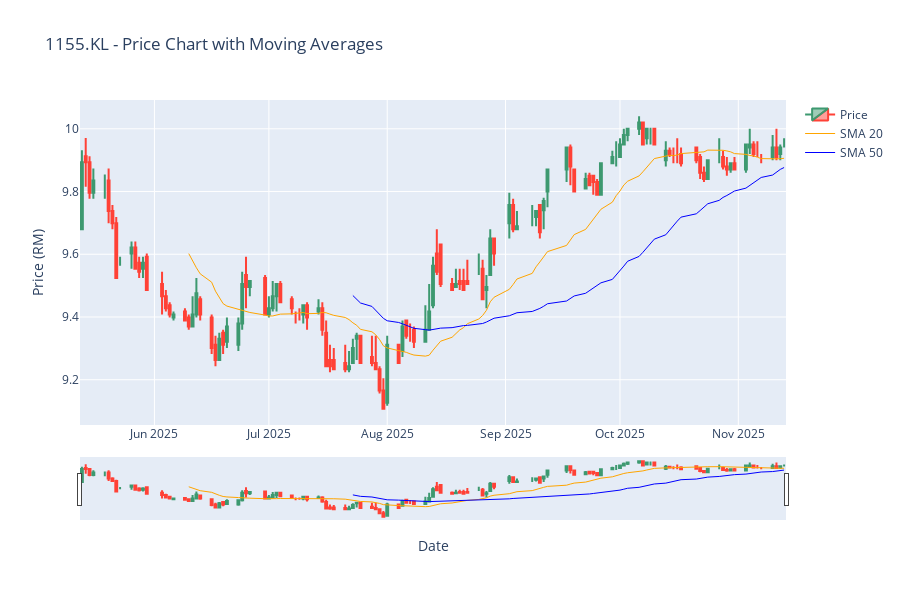

Notebook code cell kept with this figure:
### Markdown cell above
## 6. Price Trend Visualization

Visualizing stock prices helps identify trends, support/resistance levels, and patterns.

We'll create:
1. **Candlestick charts** - Show OHLC data
2. **Line charts with moving averages** - Identify trends
3. **Volume analysis** - Confirm price movements

### Code cell
# Fetch data with technical indicators for visualization
ticker = "1155.KL"  # Maybank
df_viz = get_stock_data(ticker, period="6mo")

if df_viz is not None:
    df_viz = add_technical_indicators(df_viz)
    
    # Create interactive candlestick chart with plotly
    fig = go.Figure()
    
    # Add candlestick
    fig.add_trace(go.Candlestick(
        x=df_viz.index,
        open=df_viz['Open'],
        high=df_viz['High'],
        low=df_viz['Low'],
        close=df_viz['Close'],
        name='Price'
    ))
    
    # Add moving averages
    fig.add_trace(go.Scatter(
        x=df_viz.index, y=df_viz['SMA_20'],
        name='SMA 20',
        line=dict(color='orange', width=1)
    ))
    
    fig.add_trace(go.Scatter(
        x=df_viz.index, y=df_viz['SMA_50'],
        name='SMA 50',
        line=dict(color='blue', width=1)
    ))
    
    fig.update_layout(
        title=f'{ticker} - Price Chart with Moving Averages',
        yaxis_title='Price (RM)',
        xaxis_title='Date',
        height=600,
        hovermode='x unified'
    )
    
    fig.show()
    
    print("📊 Interactive chart created! Use your mouse to zoom and pan.")
